Frame 1 (no input): blank canvas, image omitted
Frame 60 (the mouse pressed at the canvas centre just before this capture): blank canvas, image omitted
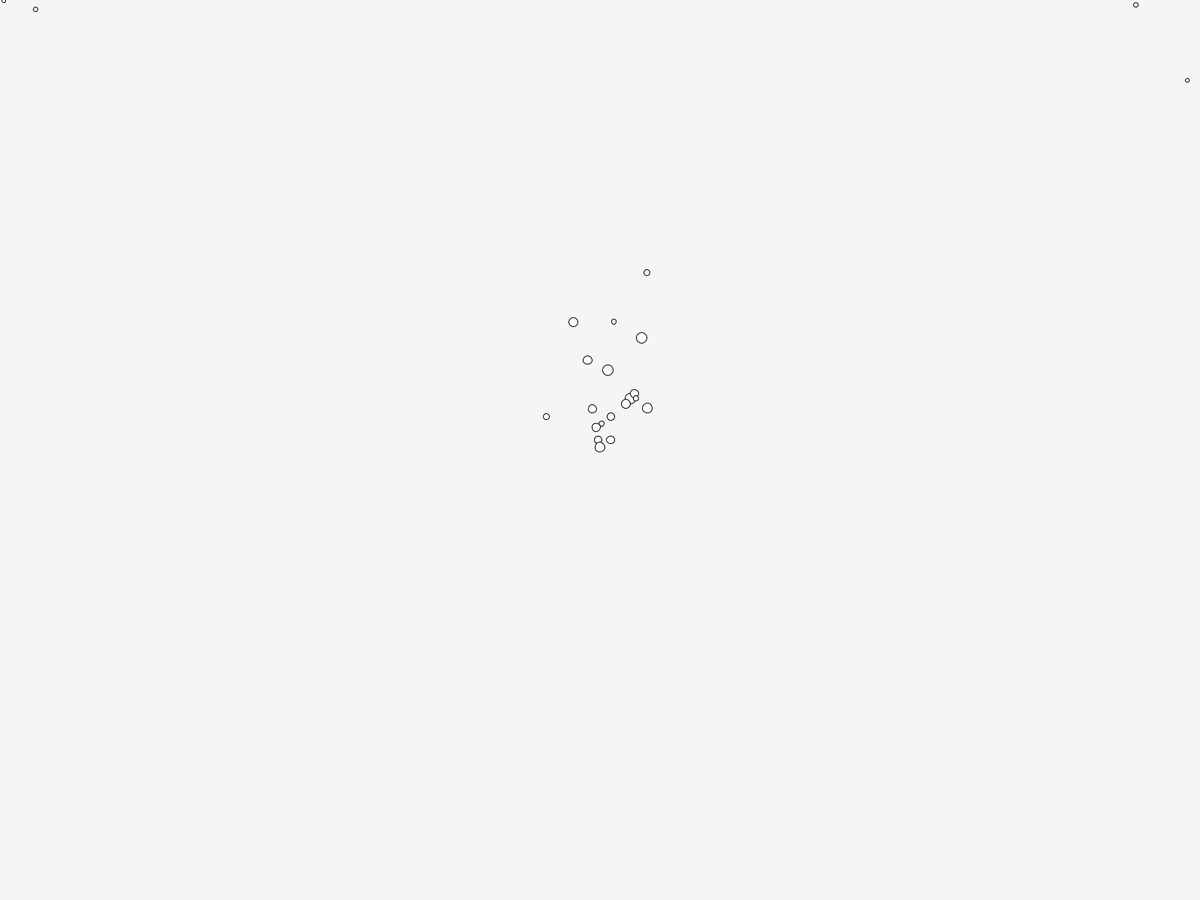
Frame 120 (the mouse held since frame 60 and released just before this capture)

The Processing sketch whose frames 1 and 60 were blank and that drew this single picture after the mouse press (run headless with seeded random() and noise(); from frame 60 on, the mouse is pressed at the canvas centre):

// Processing sketch: drag
// ── drag.pde
ArrayList<Ball> balls = new ArrayList<Ball>();
Liquid water;
void setup() {
  fullScreen();
  water = new Liquid(0, 0.7*height, width, height, 0.1, color(0, 0, 255, 150));
}
void draw() {
  background(245);
  if (frameCount % 3 == 0) {
    PVector start = new PVector(mouseX, mouseY);
    PVector vel = new PVector(randomGaussian(), -(2+abs(2*randomGaussian())));
    balls.add(new Ball(start, vel));
  }
  PVector gravity = new PVector(0, 0.2);
  for (Ball b : balls) {
    gravity.copy().mult(b.mass);
    b.applyForce(gravity);
    PVector drag=b.velocity.copy().normalize().rotate(radians(180));
    drag.mult(0.05*water.l*(b.d*b.d)*b.velocity.mag()*b.velocity.mag());
    if(b.inside(water))b.applyForce(drag);
    b.update();
  }
}
class Ball {
  PVector location, velocity, acceleration;
  float mass, d;
  color c;
  Ball(PVector start, PVector _velocity) {
    c=color(random(0, 255), random(0, 255), random(0, 255));
    location=start.copy();
    velocity=_velocity.copy();
    acceleration=new PVector(0, 0);
    d=random(5, 15);
    mass=d/2;
  }
  void move() {
    velocity.add(acceleration);
    location.add(velocity);
    acceleration.mult(0);
  }
  void checkedges() {
    if (location.x<0)location.x=width;
    if (location.y>height) {
      location.y=height;
      velocity.y=-0.5*velocity.y;
    }
  }
  void display() {
    ellipse(location.x, location.y, d, d);
  }
  boolean inside(Liquid l){
    float x = location.x;
    float y = location.y;
    if(x>l.x && x<l.w+l.w && y>l.y && y<l.y+l.h)return true;
    return false;
  }
  void update() {
    move();
    display();
    checkedges();
  }
  void applyForce(PVector force) {
    PVector a = force.copy().div(mass);
    acceleration.add(a);
  }
}
class Liquid {
  float x, y, w, h, l;
  color c;
  Liquid(float _x, float _y, float _w, float _h, float _l, color _c) {
    x=_x;
    y=_y;
    w=_w;
    h=_h;
    l=_l;
    c=_c;
  }
  void display() {
    fill(c);
    rectMode(CORNER);
    noStroke();
    rect(x,y,w,h);
  }
}
